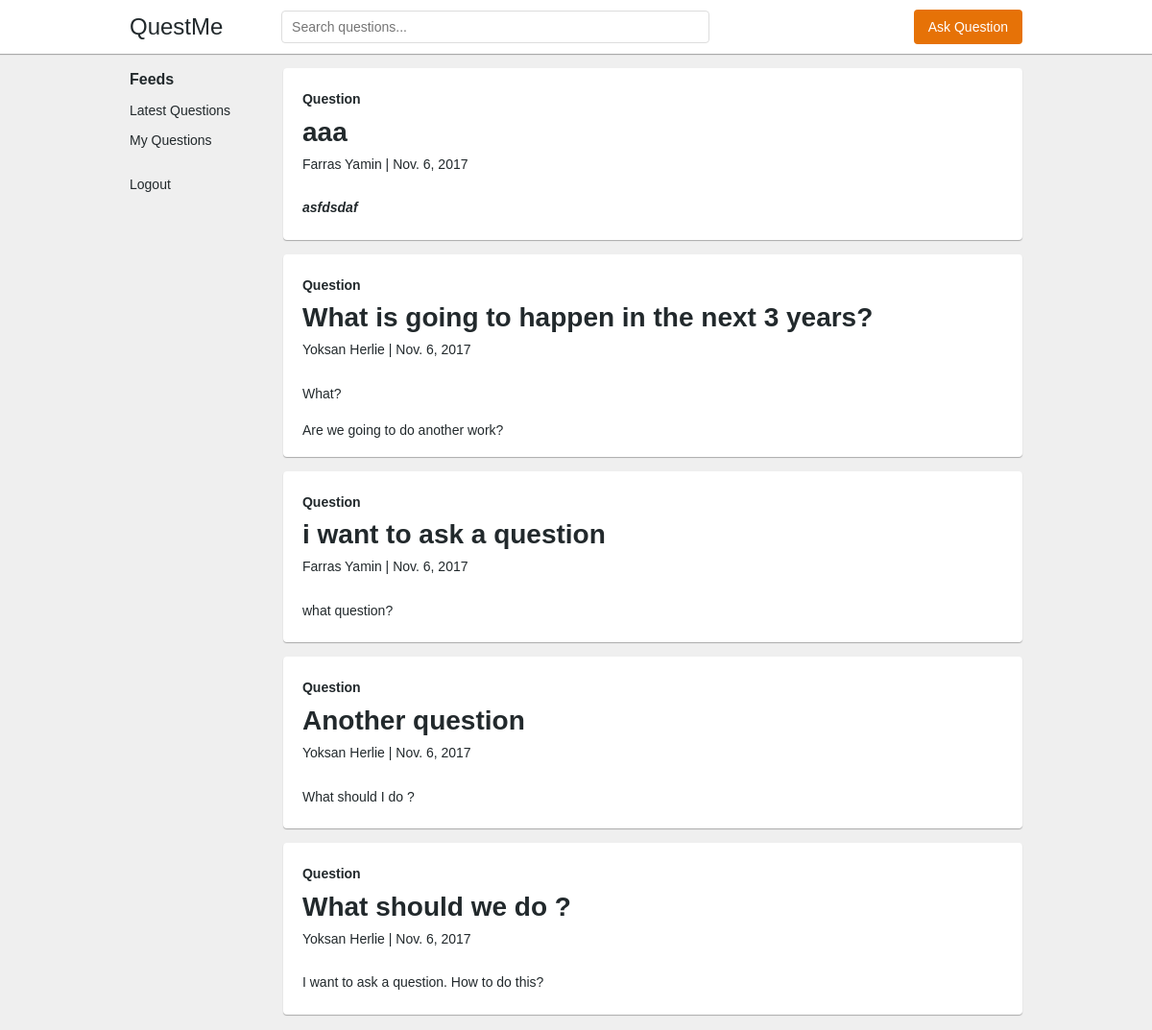
The page /quora/home on the database its author committed.
### quora/models.py (models this page shows)
class Question(models.Model):
    title = models.CharField(max_length=200)
    question = models.TextField()
    user = models.ForeignKey('auth.User')
    date = models.DateField()
    time = models.TimeField()

### quora/views.py (the view)
def home(request):
    questions = Question.objects.order_by('-date', '-time')
    context = {
        'questions': questions
    }
    return render(request, 'home.html', context)

### quora/templates/home.html
{% extends 'layout.html' %}
{% block content %}
    <div class="col-xs-12 col-sm-10 col-md-10" id="content">
        {% if questions|length == 0 %}
            <h1>There are no questions :(</h1>
        {% else %}
            {% for question in questions %}
                <div class="row">
                    <div class="col-sm-12 col-md-12 col-xs-12">
                        <div class="panel">
                            <div class="panel-heading">
                                <p class="panel-info">
                                    <strong>Question</strong>
                                </p>
                                <h2 class="panel-title">
                                    <a href="{% url 'detail' question.id %}">
                                        {{ question.title }}
                                    </a>
                                </h2>
                                <p class="panel-author">
                                    {{ question.user.first_name|add:" "|add:question.user.last_name }} | {{ question.date }}
                                </p>
                            </div>
                            <div class="panel-body">
                                <p class="panel-text">
                                    {{ question.question|safe }}
                                </p>
                            </div>
                        </div>
                    </div>
                </div>
            {% endfor %}
        {% endif %}
    </div>
{% endblock %}

### quora/static/css/style.css (style rules this page uses)
*:before, *:after, * { box-sizing: border-box; color: inherit; outline: none; }
*:not(i), *:not(.fa) { font-family: 'Helvetica', 'Arial', 'sans-serif'; }
a { text-decoration: none; color: inherit; }
p, h1, h2, h3, h4, h5, h6 { margin: 0; padding: 0; }
body { margin: 0 auto; }
.row:before, .row:after { content: ' '; display: table; }
.row:after { clear: both; }
.row { margin: 0 -15px; }
.row:not(:last-child) { margin-bottom: 15px; }
[class*="col"] { float: left; padding: 0 15px; }
.col-xs-12 { width: 100%; }
@media (min-width: 768px) { .col-sm-10 { width: 83.3333333333333%; } }
@media (min-width: 768px) { .col-sm-12 { width: 100%; } }
@media (min-width: 992px) { .col-md-10 { width: 83.3333333333333%; } }
@media (min-width: 992px) { .col-md-12 { width: 100%; } }
h2 { font-size: 28px; }
div, span, label, input, textarea, strong, p, ul, li, ol, figure, figcaption, header, section, article { font-size: 14px; color: #22292c; }
p { line-height: 1.6rem; margin: 0; }
a { transition: all .5s cubic-bezier(.19, 1, .22, 1); }
.panel { background: white; box-shadow: 0 1px 1px #aaa; border-radius: 4px; padding: 10px 20px; }
.panel-heading, .panel-body, .panel-footer { padding: 10px 0; }
.panel-heading .panel-title { margin: 5px 0; }

### quora/static/css/custom.css (style rules this page uses)
body { background: #efefef; }

### rows shown on the page
Question: title "aaa", user.first_name|add "Farras Yamin", date "Nov. 6, 2017", question "asfdsdaf"
Question: title "What is going to happen in the next 3 years?", user.first_name|add "Yoksan Herlie", date "Nov. 6, 2017", question "What? Are we going to do another work?"
Question: title "i want to ask a question", user.first_name|add "Farras Yamin", date "Nov. 6, 2017", question "what question?"
Question: title "Another question", user.first_name|add "Yoksan Herlie", date "Nov. 6, 2017", question "What should I do ?"
Question: title "What should we do ?", user.first_name|add "Yoksan Herlie", date "Nov. 6, 2017", question "I want to ask a question. How to do this?"
